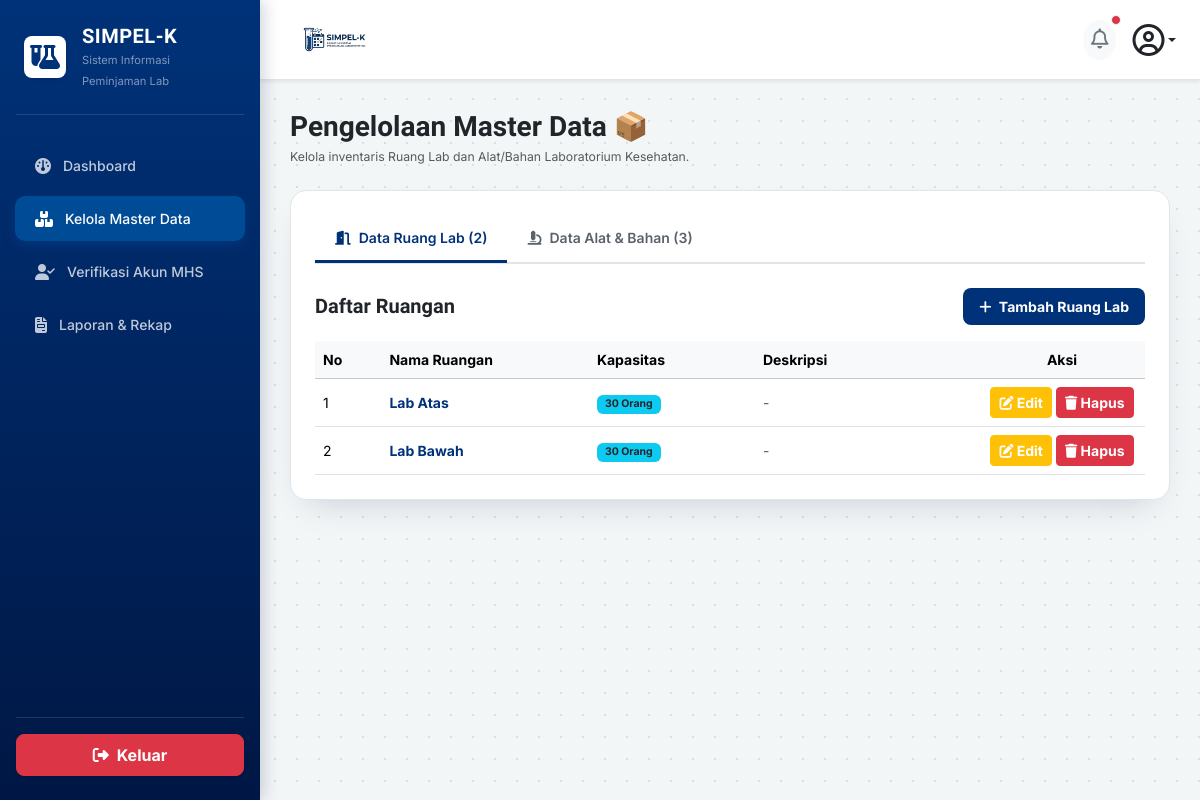
/aslab/master-data/ (signed in), run on an earlier commit of the app's database.
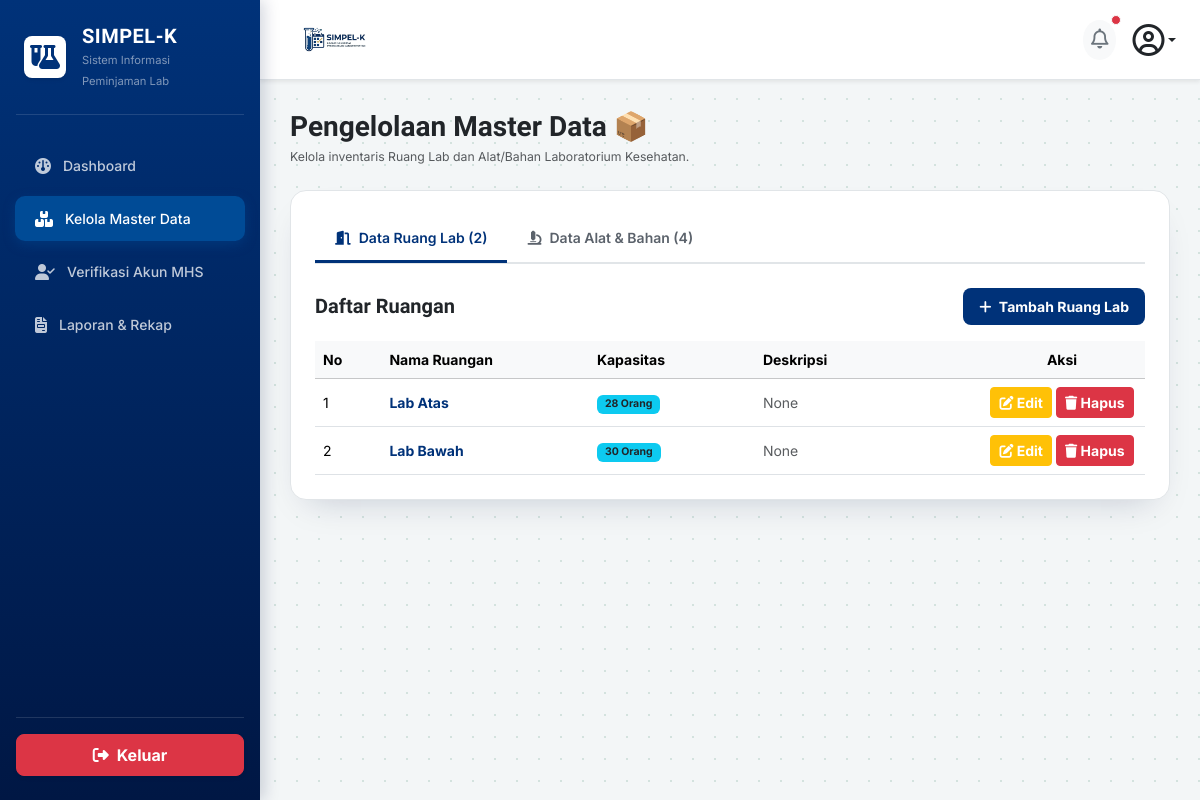
And on a later commit of the database.
### core_auth/models.py (models this page shows, shortened)
class RuangLab(models.Model):
    nama_ruang = models.CharField(max_length=100)
    kapasitas = models.IntegerField()
    deskripsi = models.TextField(blank=True, null=True)

### aslab/views.py (the view)
# urls.py: path('master-data/', views.master_data, name='master_data'),
@login_required(login_url='core_auth:login')
def master_data(request):
    redirect_target = cekk_role_aslab(request.user)
    if redirect_target:
        messages.error(request, "Anda tidak memiliki hak akses ke Master Data!")
        return redirect(redirect_target)
    ruang_list = RuangLab.objects.all().order_by('nama_ruang')
    alat_list = AlatBahan.objects.all().order_by('nama_alat')
    context = {
        'ruang_list': ruang_list,
        'alat_list': alat_list,
        'total_ruang': ruang_list.count(),
        'total_alat': alat_list.count(),
    }
    return render(request, 'aslab/master_data.html', context)

### aslab/views.py (called while the page is built)
def cekk_role_aslab(user):
    username_lower = user.username.lower()
    if 'kalab' in username_lower or user.groups.filter(name__iexact='KALAB').exists() or getattr(user, 'role', '') == 'KALAB':
        return 'kalab:dashboard'
    elif not ('aslab' in username_lower or user.groups.filter(name__iexact='ASLAB').exists() or getattr(user, 'role', '') == 'ASLAB'):
        return 'mahasiswa:dashboard'
    return None

### aslab/templates/aslab/master_data.html (shortened to what the changed rows need)
{% load static %}
<!DOCTYPE html>
<html lang="id">
<head>
    <link href="https://cdn.jsdelivr.net/npm/bootstrap@5.3.2/dist/css/bootstrap.min.css" rel="stylesheet">
    <link rel="stylesheet" href="https://cdnjs.cloudflare.com/ajax/libs/font-awesome/6.4.2/css/all.min.css">
</head>
<body>
    <div class="main-content">
        <div class="card card-custom bg-white p-4">
            <ul class="nav nav-tabs nav-tabs-custom id="masterTab" role="tablist">
                <li class="nav-item" role="presentation">
                    <button class="nav-link" id="alat-tab" data-bs-toggle="tab" data-bs-target="#alat-content"
                        type="button" role="tab">
                        <i class="fa-solid fa-microscope me-2"></i>Data Alat & Bahan ({{ total_alat }})
                    </button>
                </li>
            </ul>
            <div class="tab-content pt-4" id="masterTabContent">
                <div class="tab-pane fade show active" id="ruang-content" role="tabpanel">
                    <div class="table-responsive">
                        <table class="table table-hover align-middle mb-0">
                            <thead class="table-light">
                                <tr>
                                    <th style="width: 8%;">No</th>
                                    <th style="width: 25%;">Nama Ruangan</th>
                                    <th style="width: 20%;">Kapasitas</th>
                                    <th style="width: 27%;">Deskripsi</th>
                                    <th style="width: 20%;" class="text-center">Aksi</th>
                                </tr>
                            </thead>
                            <tbody>
                                {% for r in ruang_list %}
                                <tr>
                                    <td>{{ forloop.counter }}</td>
                                    <td class="fw-bold text-brand">{{ r.nama_ruang }}</td>
                                    <td>
                                        <span class="badge bg-info text-dark fw-bold px-2 py-1">{{ r.kapasitas }} Orang</span>
                                    </td>
                                    <td class="text-muted">{{ r.deskripsi|default:"-" }}</td>
                                    <td class="text-center">
                                        <div class="d-flex justify-content-center gap-1">
                                            <button class="btn btn-warning btn-sm text-white fw-bold px-2 py-1"
                                                data-bs-toggle="modal" data-bs-target="#modalEditRuang{{ r.id }}">
                                                <i class="fa-solid fa-pen-to-square"></i> Edit
                                            </button>
                                            <button class="btn btn-danger btn-sm fw-bold px-2 py-1"
                                                data-bs-toggle="modal" data-bs-target="#modalHapusRuang{{ r.id }}">
                                                <i class="fa-solid fa-trash"></i> Hapus
                                            </button>
                                        </div>
                                    </td>
                                </tr>
                                {% empty %}
                                <tr>
                                    <td colspan="5" class="text-center text-muted py-4">Belum ada data ruang laboratorium.</td>
                                </tr>
                                {% endfor %}
                            </tbody>
                        </table>
                    </div>
                </div>
            </div>
        </div>
    </div>
</body>
</html>

What changed in the data, as far as the page shows it:
changed RuangLab "Lab Atas": kapasitas "30" → "28"; deskripsi "-" → "None"
changed RuangLab "Lab Bawah": deskripsi "-" → "None"
Also different on the page:
{{ total_alat }}: "3" → "4"
